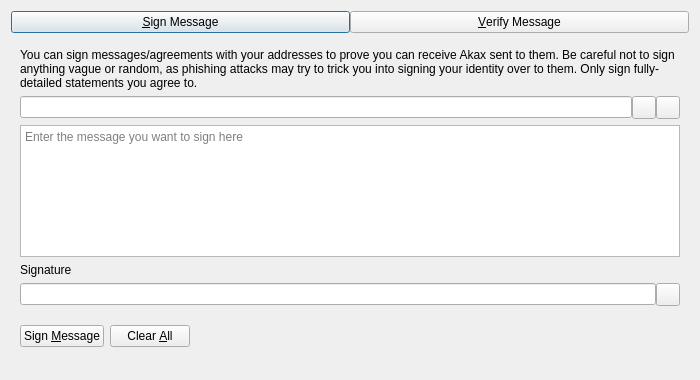
<?xml version="1.0" encoding="UTF-8"?>
<ui version="4.0">
 <class>SignVerifyMessageDialog</class>
 <widget class="QDialog" name="SignVerifyMessageDialog">
  <property name="geometry">
   <rect>
    <x>0</x>
    <y>0</y>
    <width>700</width>
    <height>380</height>
   </rect>
  </property>
  <property name="windowTitle">
   <string>Signatures - Sign / Verify a Message</string>
  </property>
  <property name="modal">
   <bool>true</bool>
  </property>
  <layout class="QVBoxLayout" name="verticalLayout">
   <item>
    <layout class="QHBoxLayout" name="horizontalLayout_Buttons_2">
     <property name="spacing">
      <number>0</number>
     </property>
     <property name="topMargin">
      <number>0</number>
     </property>
     <item>
      <widget class="QPushButton" name="btnSignMessage">
       <property name="text">
        <string>&amp;Sign Message</string>
       </property>
       <property name="checkable">
        <bool>true</bool>
       </property>
      </widget>
     </item>
     <item>
      <widget class="QPushButton" name="btnVerifyMessage">
       <property name="text">
        <string>&amp;Verify Message</string>
       </property>
       <property name="checkable">
        <bool>true</bool>
       </property>
      </widget>
     </item>
    </layout>
   </item>
   <item>
    <widget class="QStackedWidget" name="stackedWidgetSig">
     <property name="minimumSize">
      <size>
       <width>0</width>
       <height>0</height>
      </size>
     </property>
     <property name="currentIndex">
      <number>0</number>
     </property>
     <widget class="QWidget" name="pageSignMessage">
      <layout class="QVBoxLayout" name="verticalLayout_SM">
       <item>
        <widget class="QLabel" name="infoLabel_SM">
         <property name="text">
          <string>You can sign messages/agreements with your addresses to prove you can receive Akax sent to them. Be careful not to sign anything vague or random, as phishing attacks may try to trick you into signing your identity over to them. Only sign fully-detailed statements you agree to.</string>
         </property>
         <property name="textFormat">
          <enum>Qt::PlainText</enum>
         </property>
         <property name="wordWrap">
          <bool>true</bool>
         </property>
        </widget>
       </item>
       <item>
        <layout class="QHBoxLayout" name="horizontalLayout_1_SM">
         <property name="spacing">
          <number>0</number>
         </property>
         <item>
          <widget class="QValidatedLineEdit" name="addressIn_SM">
           <property name="toolTip">
            <string>The Akax address to sign the message with</string>
           </property>
          </widget>
         </item>
         <item>
          <widget class="QToolButton" name="addressBookButton_SM">
           <property name="toolTip">
            <string>Choose previously used address</string>
           </property>
           <property name="text">
            <string/>
           </property>
           <property name="shortcut">
            <string>Alt+A</string>
           </property>
          </widget>
         </item>
         <item>
          <widget class="QToolButton" name="pasteButton_SM">
           <property name="toolTip">
            <string>Paste address from clipboard</string>
           </property>
           <property name="text">
            <string/>
           </property>
           <property name="shortcut">
            <string>Alt+P</string>
           </property>
          </widget>
         </item>
        </layout>
       </item>
       <item>
        <widget class="QPlainTextEdit" name="messageIn_SM">
         <property name="toolTip">
          <string>Enter the message you want to sign here</string>
         </property>
         <property name="placeholderText">
          <string>Enter the message you want to sign here</string>
         </property>
        </widget>
       </item>
       <item>
        <widget class="QLabel" name="signatureLabel_SM">
         <property name="text">
          <string>Signature</string>
         </property>
         <property name="textFormat">
          <enum>Qt::PlainText</enum>
         </property>
        </widget>
       </item>
       <item>
        <layout class="QHBoxLayout" name="horizontalLayout_2_SM">
         <property name="spacing">
          <number>0</number>
         </property>
         <item>
          <widget class="QLineEdit" name="signatureOut_SM">
           <property name="readOnly">
            <bool>true</bool>
           </property>
          </widget>
         </item>
         <item>
          <widget class="QToolButton" name="copySignatureButton_SM">
           <property name="toolTip">
            <string>Copy the current signature to the system clipboard</string>
           </property>
           <property name="text">
            <string/>
           </property>
          </widget>
         </item>
        </layout>
       </item>
       <item>
        <layout class="QHBoxLayout" name="horizontalLayout_3_SM">
         <item>
          <widget class="QPushButton" name="signMessageButton_SM">
           <property name="toolTip">
            <string>Sign the message to prove you own this Akax address</string>
           </property>
           <property name="text">
            <string>Sign &amp;Message</string>
           </property>
           <property name="autoDefault">
            <bool>false</bool>
           </property>
          </widget>
         </item>
         <item>
          <widget class="QPushButton" name="clearButton_SM">
           <property name="toolTip">
            <string>Reset all sign message fields</string>
           </property>
           <property name="text">
            <string>Clear &amp;All</string>
           </property>
           <property name="autoDefault">
            <bool>false</bool>
           </property>
          </widget>
         </item>
         <item>
          <spacer name="horizontalSpacer_1_SM">
           <property name="orientation">
            <enum>Qt::Horizontal</enum>
           </property>
           <property name="sizeHint" stdset="0">
            <size>
             <width>40</width>
             <height>48</height>
            </size>
           </property>
          </spacer>
         </item>
         <item>
          <widget class="QLabel" name="statusLabel_SM">
           <property name="text">
            <string/>
           </property>
           <property name="wordWrap">
            <bool>true</bool>
           </property>
          </widget>
         </item>
         <item>
          <spacer name="horizontalSpacer_2_SM">
           <property name="orientation">
            <enum>Qt::Horizontal</enum>
           </property>
           <property name="sizeHint" stdset="0">
            <size>
             <width>40</width>
             <height>48</height>
            </size>
           </property>
          </spacer>
         </item>
        </layout>
       </item>
      </layout>
     </widget>
     <widget class="QWidget" name="pageVerifyMessage">
      <layout class="QVBoxLayout" name="verticalLayout_VM">
       <item>
        <widget class="QLabel" name="infoLabel_VM">
         <property name="text">
          <string>Enter the receiver's address, message (ensure you copy line breaks, spaces, tabs, etc. exactly) and signature below to verify the message. Be careful not to read more into the signature than what is in the signed message itself, to avoid being tricked by a man-in-the-middle attack. Note that this only proves the signing party receives with the address, it cannot prove sendership of any transaction!</string>
         </property>
         <property name="textFormat">
          <enum>Qt::PlainText</enum>
         </property>
         <property name="alignment">
          <set>Qt::AlignLeading|Qt::AlignLeft|Qt::AlignTop</set>
         </property>
         <property name="wordWrap">
          <bool>true</bool>
         </property>
        </widget>
       </item>
       <item>
        <layout class="QHBoxLayout" name="horizontalLayout_1_VM">
         <property name="spacing">
          <number>0</number>
         </property>
         <item>
          <widget class="QValidatedLineEdit" name="addressIn_VM">
           <property name="toolTip">
            <string>The Akax address the message was signed with</string>
           </property>
          </widget>
         </item>
         <item>
          <widget class="QToolButton" name="addressBookButton_VM">
           <property name="toolTip">
            <string>Choose previously used address</string>
           </property>
           <property name="text">
            <string/>
           </property>
           <property name="shortcut">
            <string>Alt+A</string>
           </property>
          </widget>
         </item>
        </layout>
       </item>
       <item>
        <widget class="QPlainTextEdit" name="messageIn_VM">
          <property name="toolTip">
            <string>The signed message to verify</string>
          </property>
          <property name="placeholderText">
            <string>The signed message to verify</string>
          </property>
        </widget>
       </item>
       <item>
        <widget class="QValidatedLineEdit" name="signatureIn_VM">
          <property name="toolTip">
            <string>The signature given when the message was signed</string>
          </property>
          <property name="placeholderText">
            <string>The signature given when the message was signed</string>
          </property>
        </widget>
       </item>
       <item>
        <layout class="QHBoxLayout" name="horizontalLayout_2_VM">
         <item>
          <widget class="QPushButton" name="verifyMessageButton_VM">
           <property name="toolTip">
            <string>Verify the message to ensure it was signed with the specified Akax address</string>
           </property>
           <property name="text">
            <string>Verify &amp;Message</string>
           </property>
           <property name="autoDefault">
            <bool>false</bool>
           </property>
          </widget>
         </item>
         <item>
          <widget class="QPushButton" name="clearButton_VM">
           <property name="toolTip">
            <string>Reset all verify message fields</string>
           </property>
           <property name="text">
            <string>Clear &amp;All</string>
           </property>
           <property name="autoDefault">
            <bool>false</bool>
           </property>
          </widget>
         </item>
         <item>
          <spacer name="horizontalSpacer_1_VM">
           <property name="orientation">
            <enum>Qt::Horizontal</enum>
           </property>
           <property name="sizeHint" stdset="0">
            <size>
             <width>40</width>
             <height>48</height>
            </size>
           </property>
          </spacer>
         </item>
         <item>
          <widget class="QLabel" name="statusLabel_VM">
           <property name="text">
            <string/>
           </property>
           <property name="wordWrap">
            <bool>true</bool>
           </property>
          </widget>
         </item>
         <item>
          <spacer name="horizontalSpacer_2_VM">
           <property name="orientation">
            <enum>Qt::Horizontal</enum>
           </property>
           <property name="sizeHint" stdset="0">
            <size>
             <width>40</width>
             <height>48</height>
            </size>
           </property>
          </spacer>
         </item>
        </layout>
       </item>
      </layout>
     </widget>
    </widget>
   </item>
  </layout>
 </widget>
 <customwidgets>
  <customwidget>
   <class>QValidatedLineEdit</class>
   <extends>QLineEdit</extends>
   <header>qt/qvalidatedlineedit.h</header>
  </customwidget>
 </customwidgets>
 <resources>
  <include location="../dash.qrc"/>
 </resources>
 <connections/>
</ui>
